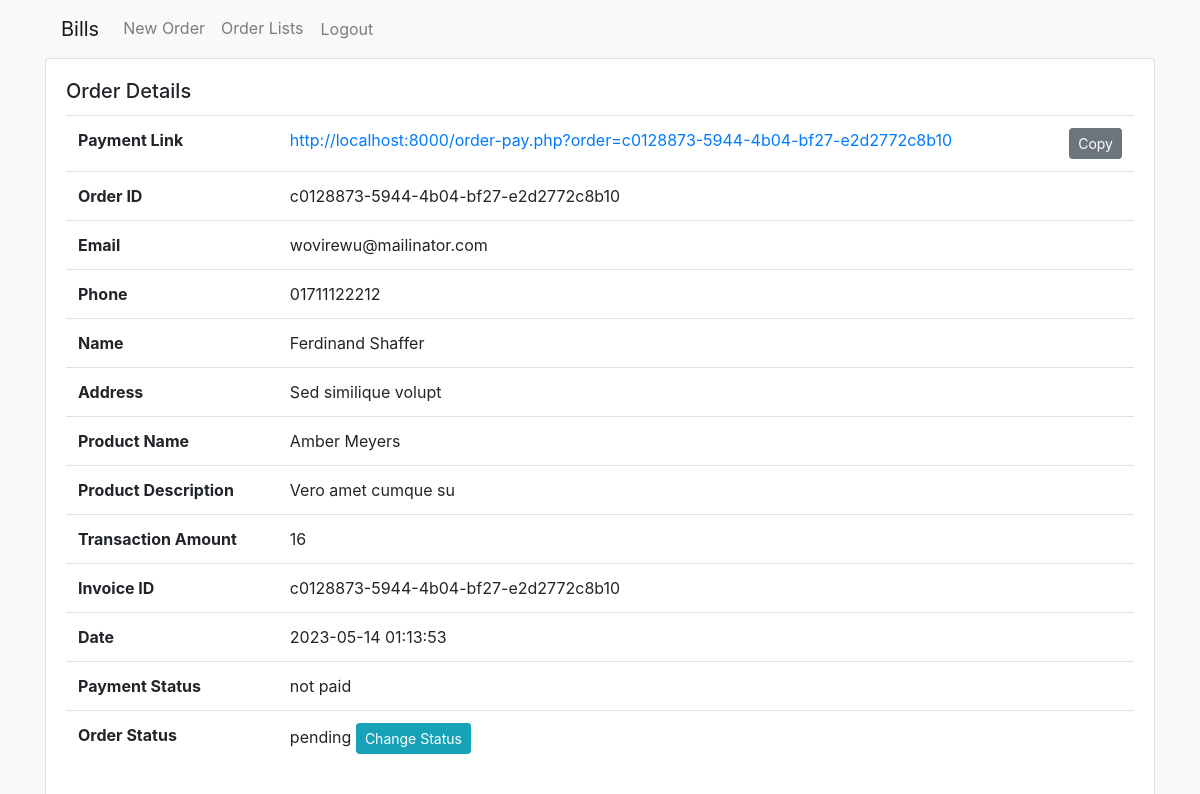
Page /order-details.php?order=c0128873-5944-4b04-bf27-e2d2772c8b10 (signed in) on the committed database.
### tables this page shows
CREATE TABLE `orders` (
  `id` bigint UNSIGNED NOT NULL,
  `order_id` varchar(64) NOT NULL,
  `phone` varchar(191) NOT NULL,
  `name` varchar(191) NOT NULL,
  `email` varchar(191) NOT NULL,
  `address` text NOT NULL,
  `status` int NOT NULL DEFAULT '1',
  `is_paid` tinyint DEFAULT '0',
  `invoice` varchar(16) DEFAULT NULL,
  `product` varchar(191) NOT NULL,
  `description` varchar(300) DEFAULT NULL,
  `amount` double(14,4) NOT NULL,
  `currency` varchar(5) NOT NULL,
  `created_at` datetime DEFAULT CURRENT_TIMESTAMP,
  `updated_at` datetime DEFAULT CURRENT_TIMESTAMP ON UPDATE CURRENT_TIMESTAMP
);

### app/Services/OrderDetailsService.php (called while the page is built, shortened)
<?php
class OrderDetailsService
{
    public static function get(string $orderId): ?array
    {
        $db = new DatabaseService;
        $pdo = $db->getPDO();
        $stmt = $pdo->prepare('SELECT * FROM orders WHERE order_id = ?');
        $stmt->execute([$orderId]);
        $data = $stmt->fetch();
        return $data;
    }
}

### app/Actions/OrderDetailsAction.php (called while the page is built, shortened)
<?php
class OrderDetailsAction
{
    public static function getDetails(string $orderId):?array
    {
        return OrderDetailsService::get($orderId);
    }
}

### app/Helper/Str.php (called while the page is built, shortened)
<?php
class Str
{
    public static function orderStatus(int $status): string
    {
        $data = [
            0 => 'pending',
            1 => 'paid',
            2 => 'fulfilled',
            3 => 'refund',
        ];
        return isset($data[$status]) ? $data[$status] : 'N/A';
    }
    public static function orderPayStatus(int $status): string
    {
        $data = [
            0 => 'not paid',
            1 => 'paid',
        ];
        return isset($data[$status]) ? $data[$status] : 'N/A';
    }
}

### public/order-details.php (the view, shortened to what this page needs)
<?php
if (isset($_GET['order']) && !empty($_GET['order'])) {
    $order = OrderDetailsAction::getDetails($_GET['order']);
    $link  = "/order-pay.php?order={$order['order_id']}";
}
?>
<div class="card">
    <div class="card-body">
        <h5 class="card-title">Order Details</h5>
        <table class="table">
            <tr>
                <th>Payment Link</th>
                <td>
                    <a id="link" href="<?php echo $link ?>"><?php echo Config::BASE_URL . $link ?></a>
                    <button id="copyBtn" class="btn btn-secondary btn-sm float-right">Copy</button>
                </td>
            </tr>
            <tr>
                <th>Order ID</th>
                <td><?php echo $order['order_id'] ?></td>
            </tr>
            <tr>
                <th>Email</th>
                <td><?php echo $order['email'] ?></td>
            </tr>
            <tr>
                <th>Phone</th>
                <td><?php echo $order['phone'] ?></td>
            </tr>
            <tr>
                <th>Name</th>
                <td><?php echo $order['name'] ?></td>
            </tr>
            <tr>
                <th>Address</th>
                <td><?php echo $order['address'] ?></td>
            </tr>
            <tr>
                <th>Product Name</th>
                <td><?php echo $order['product'] ?></td>
            </tr>
            <tr>
                <th>Product Description</th>
                <td><?php echo $order['description'] ?></td>
            </tr>
            <tr>
                <th>Transaction Amount</th>
                <td><?php echo $order['amount'] ?></td>
            </tr>
            <tr>
                <th>Invoice ID</th>
                <td><?php echo $order['order_id'] ?? 'N/A' ?></td>
            </tr>
            <tr>
                <th>Date</th>
                <td><?php echo $order['created_at'] ?></td>
            </tr>
            <tr>
                <th>Payment Status</th>
                <td><?php echo Str::orderPayStatus($order['is_paid']) ?></td>
            </tr>
            <tr>
                <th>Order Status</th>
                <td>
                    <div class="showStatus">
                        <?php echo Str::orderStatus($order['status']) ?>
                        <button id="changeStatusBtn" class="btn btn-info btn-sm">Change Status</button>
                    </div>
                </td>
            </tr>
        </table>
    </div>
</div>
<?php include_once './layouts/footer.php'; ?>

### rows in the picture
orders: order "/order-pay.php?order=c0128873-5944-4b04-bf27-e2d2772c8b10", order "c0128873-5944-4b04-bf27-e2d2772c8b10", email "wovirewu@mailinator.com", phone "01711122212", name "Ferdinand Shaffer", address "Sed similique volupt", product "Amber Meyers", description "Vero amet cumque su", amount "16", created_at "2023-05-14 01:13:53", is_paid "not paid", status "pending"

### other values in the picture
Config::BASE_URL "http://localhost:8000"
